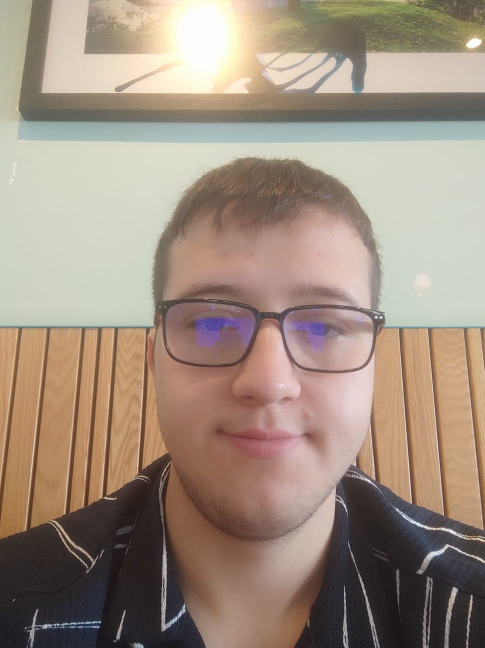
#> input picture 2-Python_Notes(Turkish)/profil.jpg, 970 x 1296 px, given in place of profil.jpeg, which was not available (shown at 1/2 size)
$ jupyter execute 17.Pillow.ipynb   (text cells are left out)
#> lines starting #> are read from the running program, lines starting #| are printed output that depends on the picture; pictures that were not available may be replaced by others from this repository, and a replacement may not be noted
[cell 1]
from PIL import Image,ImageFilter

[cell 2]
image = Image.open("/home/devrim/Pictures/profil.jpeg")  # Fotoğrafı açma
#> image is the input picture: PIL image 970x1296 RGB; mean R, G, B 158.8, 141.9, 127.2

[cell 3]
image.save("profil.jpg")    # fotoğrafı kaydetme

[cell 4]
image.rotate(180).save("profil2.jpg")   # fotoprafı döndürme
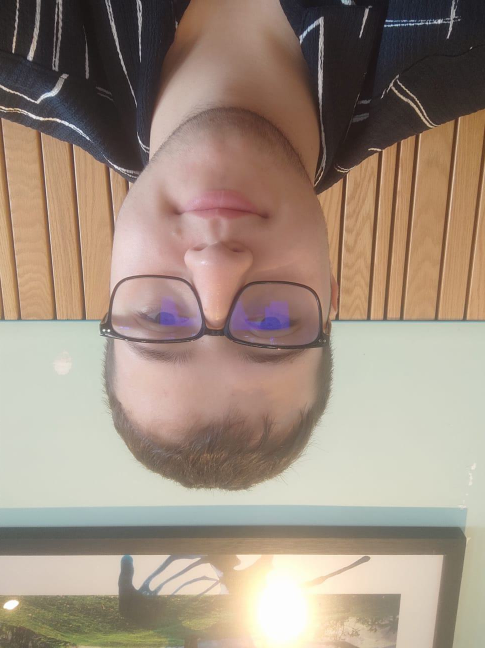
#> saved as profil2.jpg: PIL image 970x1296 RGB (shown at 1/2 size); mean R, G, B 158.8, 141.9, 127.2

[cell 5]
image.rotate(160).save("profil3.jpg")
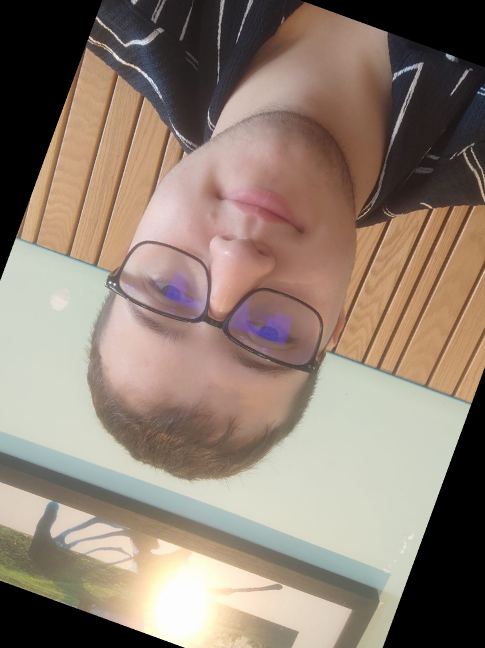
#> saved as profil3.jpg: PIL image 970x1296 RGB (shown at 1/2 size); mean R, G, B 142.6, 126.8, 113.9

[cell 6]
image.convert(mode = "L").save("profil5.jpg")   # fotoğrafı siyah beyaz yapma
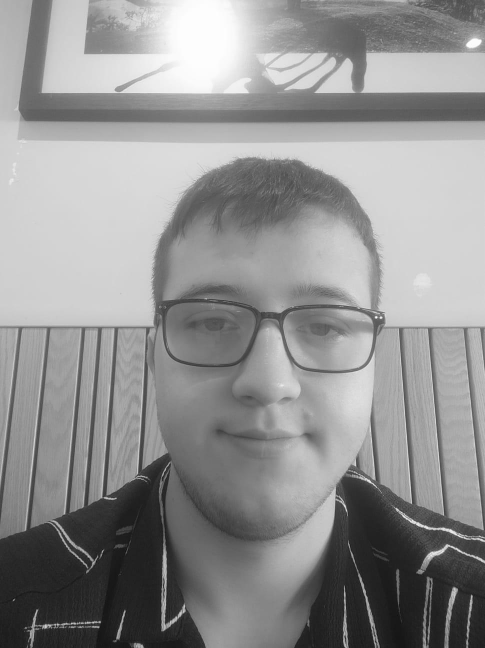
#> saved as profil5.jpg: PIL image 970x1296 L (shown at 1/2 size); min 5, max 255, mean 145.3

[cell 7]
image.thumbnail((960,600))    # fotoğrafın boyutunu değiştirme
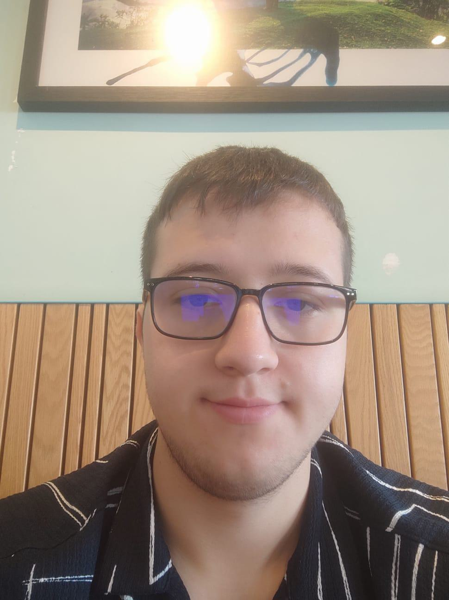
#> image: PIL image 449x600 RGB; mean R, G, B 158.8, 141.9, 127.2
image.save("profil6.jpg")

[cell 8]
image.filter(ImageFilter.GaussianBlur(5)).save("profil7.jpg")     # fotoğrafı bulurlama
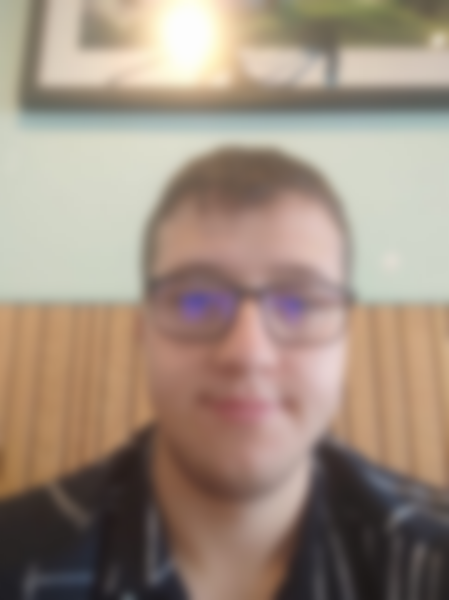
#> saved as profil7.jpg: PIL image 449x600 RGB; mean R, G, B 158.8, 141.9, 127.2

[cell 9]
image.filter(ImageFilter.GaussianBlur(1)).save("profil8.jpg")

[cell 10]
image.crop((200,200,300,300)).save("profil9.jpg") # fotoğrafı kırpma
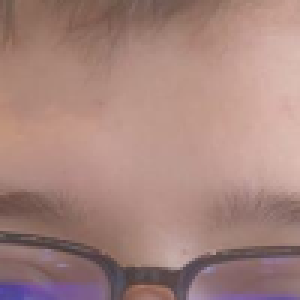
#> saved as profil9.jpg: PIL image 100x100 RGB (shown 3 times larger); mean R, G, B 166, 132.4, 125.6
